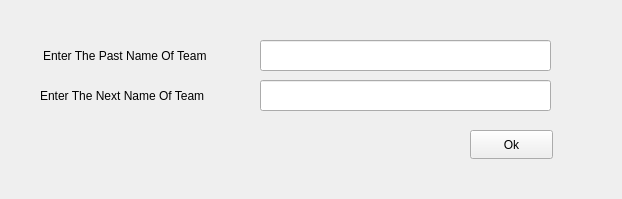
<?xml version="1.0" encoding="UTF-8"?>
<ui version="4.0">
 <class>EditTeam</class>
 <widget class="QWidget" name="EditTeam">
  <property name="geometry">
   <rect>
    <x>0</x>
    <y>0</y>
    <width>622</width>
    <height>199</height>
   </rect>
  </property>
  <property name="windowTitle">
   <string>Form</string>
  </property>
  <widget class="QLabel" name="label">
   <property name="geometry">
    <rect>
     <x>43</x>
     <y>30</y>
     <width>281</width>
     <height>51</height>
    </rect>
   </property>
   <property name="styleSheet">
    <string notr="true">color: rgb(0, 0, 0);
font: 700 9pt &quot;Segoe UI&quot;;</string>
   </property>
   <property name="text">
    <string>Enter The Past Name Of Team</string>
   </property>
  </widget>
  <widget class="QPushButton" name="pushButton_ok">
   <property name="geometry">
    <rect>
     <x>470</x>
     <y>130</y>
     <width>83</width>
     <height>29</height>
    </rect>
   </property>
   <property name="cursor">
    <cursorShape>OpenHandCursor</cursorShape>
   </property>
   <property name="text">
    <string>Ok</string>
   </property>
  </widget>
  <widget class="QLineEdit" name="lineEdit_nameorg">
   <property name="geometry">
    <rect>
     <x>260</x>
     <y>40</y>
     <width>291</width>
     <height>31</height>
    </rect>
   </property>
  </widget>
  <widget class="QLineEdit" name="lineEdit_nameorg_2">
   <property name="geometry">
    <rect>
     <x>260</x>
     <y>80</y>
     <width>291</width>
     <height>31</height>
    </rect>
   </property>
  </widget>
  <widget class="QLabel" name="label_2">
   <property name="geometry">
    <rect>
     <x>40</x>
     <y>70</y>
     <width>281</width>
     <height>51</height>
    </rect>
   </property>
   <property name="styleSheet">
    <string notr="true">font: 700 9pt &quot;Segoe UI&quot;;</string>
   </property>
   <property name="text">
    <string>Enter The Next Name Of Team</string>
   </property>
  </widget>
 </widget>
 <resources/>
 <connections/>
</ui>
